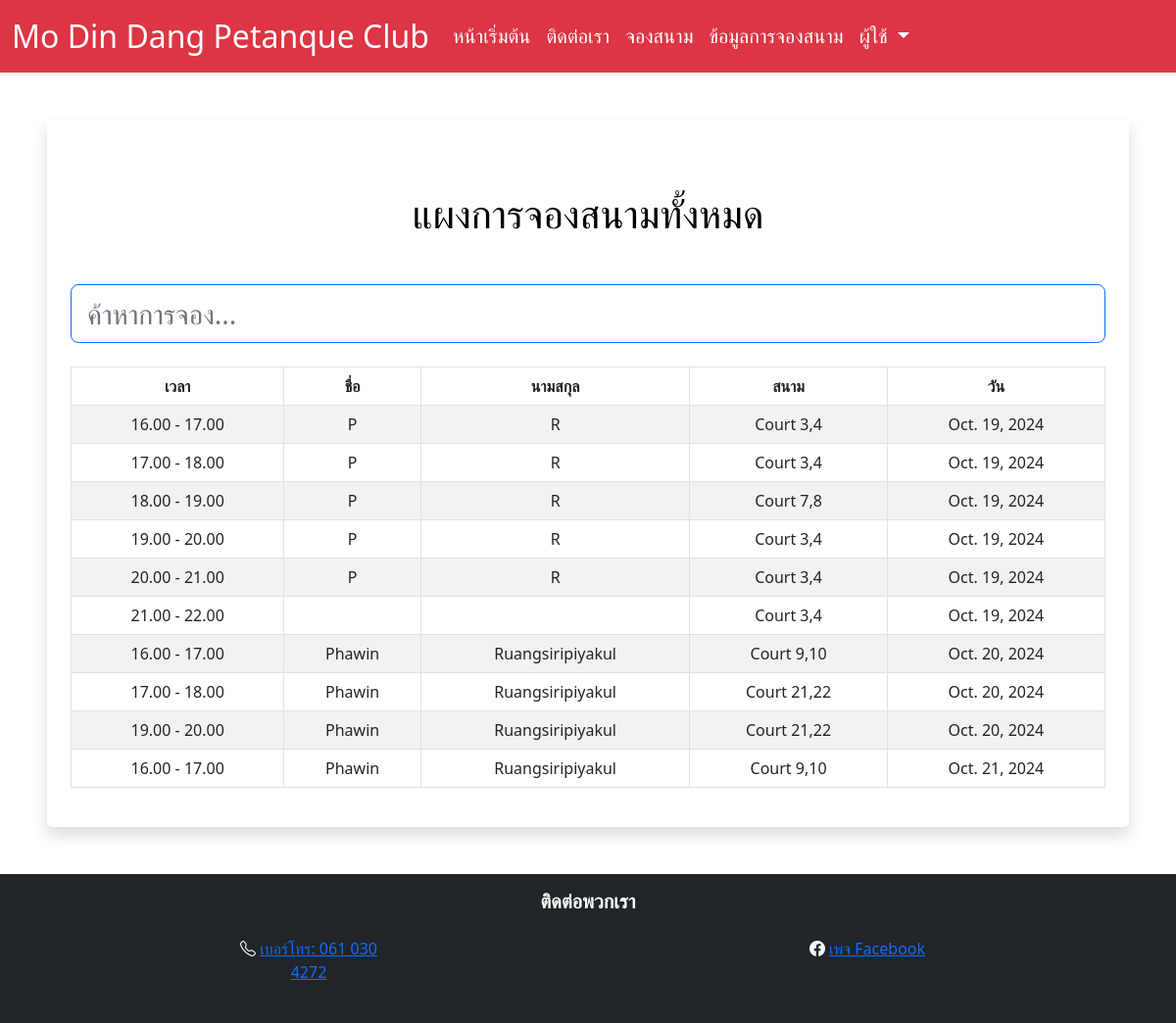
Page /staff-panel (signed in) on the committed database.
### reserve/models.py (models this page shows, shortened)
class Appointment(models.Model):
    user = models.ForeignKey(User, on_delete=models.CASCADE, null=True, blank=True)
    service = models.CharField(max_length=50, choices=SERVICE_CHOICES, default="Court 3,4")
    day = models.DateField(default=datetime.now)
    time = models.CharField(max_length=30, choices=TIME_CHOICES, default="16.00 - 17.00")
    time_ordered = models.DateTimeField(default=datetime.now, blank=True)

### reserve/views.py (the view)
# urls.py: path('staff-panel', views.staffPanel, name='staffPanel'),
def staffPanel(request):
    today = datetime.today()
    minDate = today.strftime('%Y-%m-%d')
    deltatime = today + timedelta(days=7)
    strdeltatime = deltatime.strftime('%Y-%m-%d')
    maxDate = strdeltatime
    items = Appointment.objects.filter(day__range=[minDate, maxDate]).order_by('day', 'time')
    return render(request, 'staffPanel.html', {
        'items':items,
    })

### reserve/templates/staffPanel.html (shortened to what this page needs)
{% extends 'layout.html' %}
{% load static %}
{% block body %}
{% if user.is_authenticated %}
<div class="shadow p-4 mb-5 bg-body bg-body rounded text-black  m-5 ">
    <h1 class="text-center mt-5 mb-5">แผงการจองสนามทั้งหมด</h1>
    <input class="form-control form-control-lg fs-3 border border-primary" id="myInput" type="text" placeholder="ค้าหาการจอง...">
    <br>
    <div class="table-responsive">
      <table class="table table-bordered table-striped table-hover mx-auto">
          <thead>
            <tr>
              <th class="text-center" scope="col">เวลา</th>
              <th class="text-center" scope="col">ชื่อ</th>
              <th class="text-center" scope="col">นามสกุล</th>
              <th class="text-center" scope="col">สนาม</th>
              <th class="text-center" scope="col">วัน</th>
            </tr>
          </thead>
          <tbody id="myTable">
              {% for item in items %}
            <tr>
              <td class="text-center">{{item.time}}</td>
              <td class="text-center">{{item.user.first_name}}</td>
              <td class="text-center">{{item.user.last_name}}</td>
              <td class="text-center">{{item.service}}</td>
              <td class="text-center">{{item.day}}</td>
            </tr>
              {% endfor %}
          </tbody>
        </table>
      </div>
</div>
{% else %}
<div class="shadow p-4 mb-5 bg-body bg-body rounded text-black  m-5">
  <h1 class="p-2  me-3">โปรดลงชื่อใช้งาน!</h1>
  <a href="{% url 'login' %}" class="btn btn-primary text-white">เข้าสู่ระบบ</a>
</div>
{% endif %}
{% endblock %}

### reserve/templates/layout.html (shortened to what this page needs)
{% load static %}
<!doctype html>
<html lang="en">
  <head>
    <link href="https://cdn.jsdelivr.net/npm/bootstrap@5.2.1/dist/css/bootstrap.min.css" rel="stylesheet">
    <link rel="stylesheet" href="https://cdn.jsdelivr.net/npm/bootstrap-icons@1.11.3/font/bootstrap-icons.min.css">
  </head>
  <body>
    <header>
        <nav class="navbar bg-danger navbar-white navbar-expand-lg shadow-sm">
            <div class="container-fluid">
                <a class="navbar-brand  cHover cGreen text-white fs-2" href="{% url 'index' %}">
                    Mo Din Dang Petanque Club
                </a>
                <div class="collapse navbar-collapse" id="navbarSupportedContent">
                    <ul class="navbar-nav mb-2 mb-lg-0  fs-5">
                        <li class="nav-item">
                            <a class="nav-link active cHover text-white" aria-current="page" href="{% url 'index' %}">หน้าเริ่มต้น</a>
                        </li>
                        <li class="nav-item">
                            <a class="nav-link active cHover text-white" href="#contact">ติดต่อเรา</a>
                        </li>
                        <li class="nav-item">
                            <a class="nav-link active cHover text-white" href="{% url 'booking' %}">จองสนาม</a>
                        </li>
                        {% if user.is_authenticated %}
                        <li class="nav-item">
                            <a class="nav-link active cHover text-white" href="{% url 'staffPanel' %}">ข้อมูลการจองสนาม</a>
                        </li>
                        <li class="nav-item dropdown me-3 fs-5">
                            <a class="nav-link active dropdown-toggle cHover text-white" href="#" role="button" data-bs-toggle="dropdown" aria-expanded="false">
                              ผู้ใช้
                            </a>
                        </li>
                        {% else %}
                        <li class="nav-item me-3">
                            <a class="nav-link active cHover text-white" href="{% url 'login' %}">เข้าสู่ระบบ</a>
                        </li>
                        {% endif %}
                    </ul>
                </div>
            </div>
        </nav>
    </header>
    {% block body %}
    {% endblock %}
    <footer class="bg-dark text-white">
        <div class="container-fluid pt-3">
            <div class="d-flex justify-content-center">
                <h5 class="text-uppercase fw-bold textGradient" id="contact">
                    ติดต่อพวกเรา
                </h5>
            </div>
            <section class="">
                <div class="container text-center text-md-start mt-2">
                  <div class="row mt-3 text-center">
                    <div class="col-md-2 col-lg-2 col-xl-2 mx-auto mb-4">
                        <p>
                            <a><i class="bi bi-telephone"></i></a>
                            <a href="Tel: 061 030 4272" class=""><span class="cBlue">เบอร์โทร: 061 030 4272</span></a>
                        </p>
                    </div>
                    <div class="col-md-3 col-lg-2 col-xl-2 mx-auto mb-4">
                        <p>
                            <a><i class="bi bi-facebook text-light"></i></a>
                            <a href="https://www.facebook.com/profile.php?id=100055188583294" class=""><span class="cBlue">เพจ Facebook</span></a>
                        </p>
                    </div>
                  </div>
                </div>
              </section>
        </div>
    </footer>
  </body>
</html>

### rows in the picture
Appointment: time "16.00 - 17.00", user.first_name "P", user.last_name "R", service "Court 3,4", day "Oct. 19, 2024"
Appointment: time "17.00 - 18.00", user.first_name "P", user.last_name "R", service "Court 3,4", day "Oct. 19, 2024"
Appointment: time "18.00 - 19.00", user.first_name "P", user.last_name "R", service "Court 7,8", day "Oct. 19, 2024"
Appointment: time "19.00 - 20.00", user.first_name "P", user.last_name "R", service "Court 3,4", day "Oct. 19, 2024"
Appointment: time "20.00 - 21.00", user.first_name "P", user.last_name "R", service "Court 3,4", day "Oct. 19, 2024"
Appointment: time "21.00 - 22.00", service "Court 3,4", day "Oct. 19, 2024"
Appointment: time "16.00 - 17.00", user.first_name "Phawin", user.last_name "Ruangsiripiyakul", service "Court 9,10", day "Oct. 20, 2024"
Appointment: time "17.00 - 18.00", user.first_name "Phawin", user.last_name "Ruangsiripiyakul", service "Court 21,22", day "Oct. 20, 2024"
Appointment: time "19.00 - 20.00", user.first_name "Phawin", user.last_name "Ruangsiripiyakul", service "Court 21,22", day "Oct. 20, 2024"
Appointment: time "16.00 - 17.00", user.first_name "Phawin", user.last_name "Ruangsiripiyakul", service "Court 9,10", day "Oct. 21, 2024"
